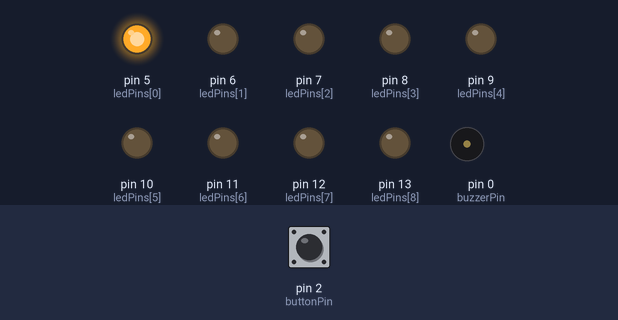
The sketch below on a simulated Arduino Uno, built with avr-gcc and run on an emulated ATmega328P. On the bench: output pins drawn as LEDs (lit = HIGH), buzzer (waves = sounding). The inputs (shaded band) are chosen by the test bench; at power-on: pin 2 (buttonPin) HIGH.

Above: at 0.1 s.
At 0.7 s:
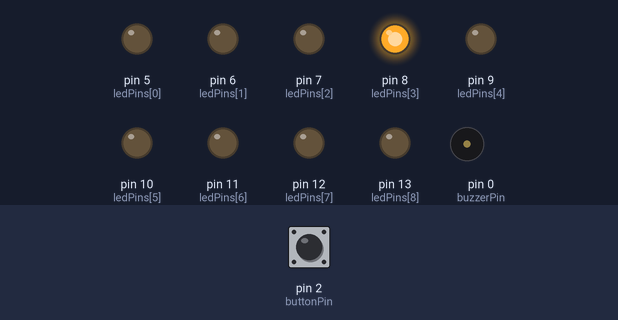
At 1.1 s:
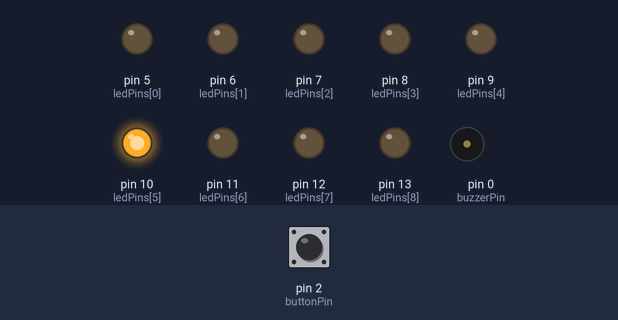
At 2.0 s:
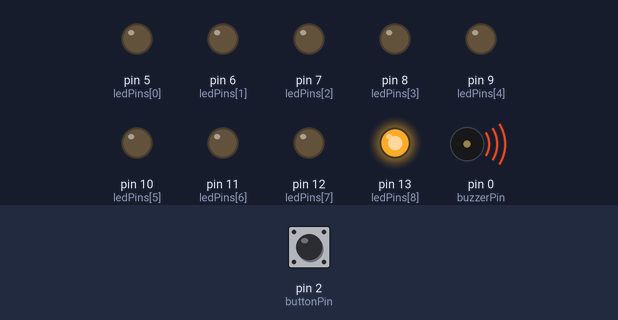
At 3.6 s:
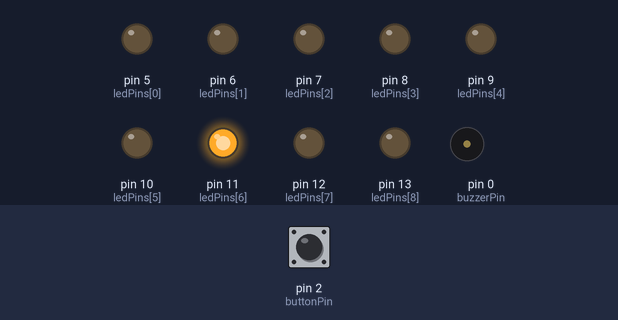
At 5.1 s:
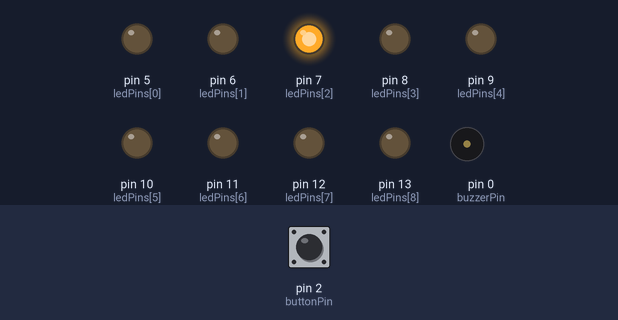
Timing chart, 0 to 5.4 s (numbered marks = the images above):
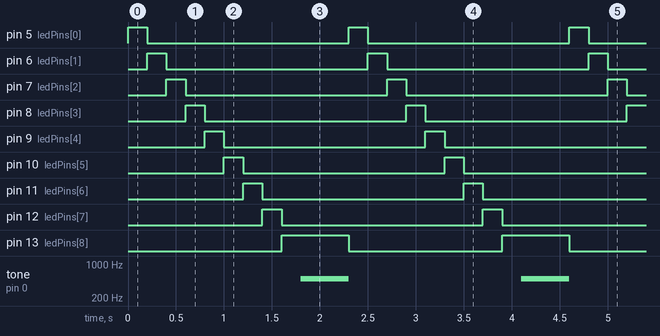

The sketch:

arduinocode.ino
```cpp
const int ledPins[] = {5, 6, 7, 8, 9, 10, 11, 12, 13}; // the LED pin numbers
const int buttonPin = 2; // BUTTON PIN
const int buzzerPin = 0; // BUZZER PIN

int sequenceLength = 9;
bool gameRunning = false;
unsigned long timer;

// Sound
void setup() {
  for (int i = 0; i < sequenceLength; i++) {
    pinMode(ledPins[i], OUTPUT);
  }
  pinMode(buttonPin, INPUT_PULLUP);
  pinMode(buzzerPin, OUTPUT);
  Serial.begin(9600);
}

void loop() {
  if (!gameRunning) {
    startGame();
  } else {
    if (millis() - timer >= 1000) {
      gameRunning = false;
      checkResult();
    }
  }
}

void startGame() {
  gameRunning = true;
  timer = millis();

  for (int i = 0; i < sequenceLength; i++) {
    digitalWrite(ledPins[i], HIGH);
    delay(200);
    digitalWrite(ledPins[i], LOW);
  }


  digitalWrite(ledPins[8], HIGH);
}

void checkResult() {
  if (digitalRead(buttonPin) == LOW) {

    victorySound();
  } else {

    loseSound();
  }

  for (int i = 0; i < sequenceLength; i++) {
    digitalWrite(ledPins[i], LOW);
  }
}

void victorySound() {
  tone(buzzerPin, 1000, 500); // Victory chime
  delay(500);
}

void loseSound() {
  tone(buzzerPin, 500, 500); // Defeat/Loss sound  || | || |_
  delay(500);
}
```

Measured:
- by itself, pin 13 (ledPins[8]): alternates HIGH for 0.70 s and LOW for 1.6 s
- by itself, tone on pin 0 (buzzerPin): alternates 500 Hz for 0.50 s and silent for 1.8 s
- by itself, pin 5 (ledPins[0]), pin 6 (ledPins[1]), pin 7 (ledPins[2]), pin 8 (ledPins[3]), pin 9 (ledPins[4]), pin 10 (ledPins[5]), pin 11 (ledPins[6]), pin 12 (ledPins[7]): alternates HIGH for 0.20 s and LOW for 2.1 s
